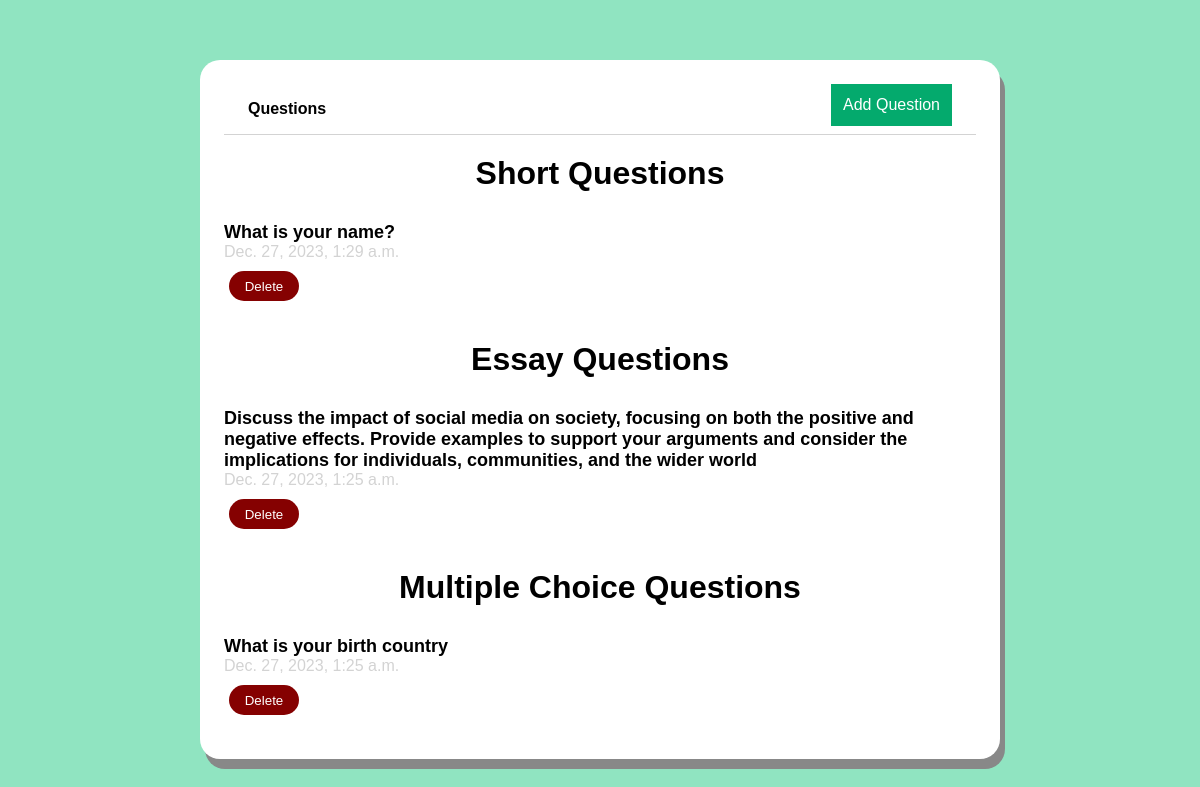
The app's page /, older data.
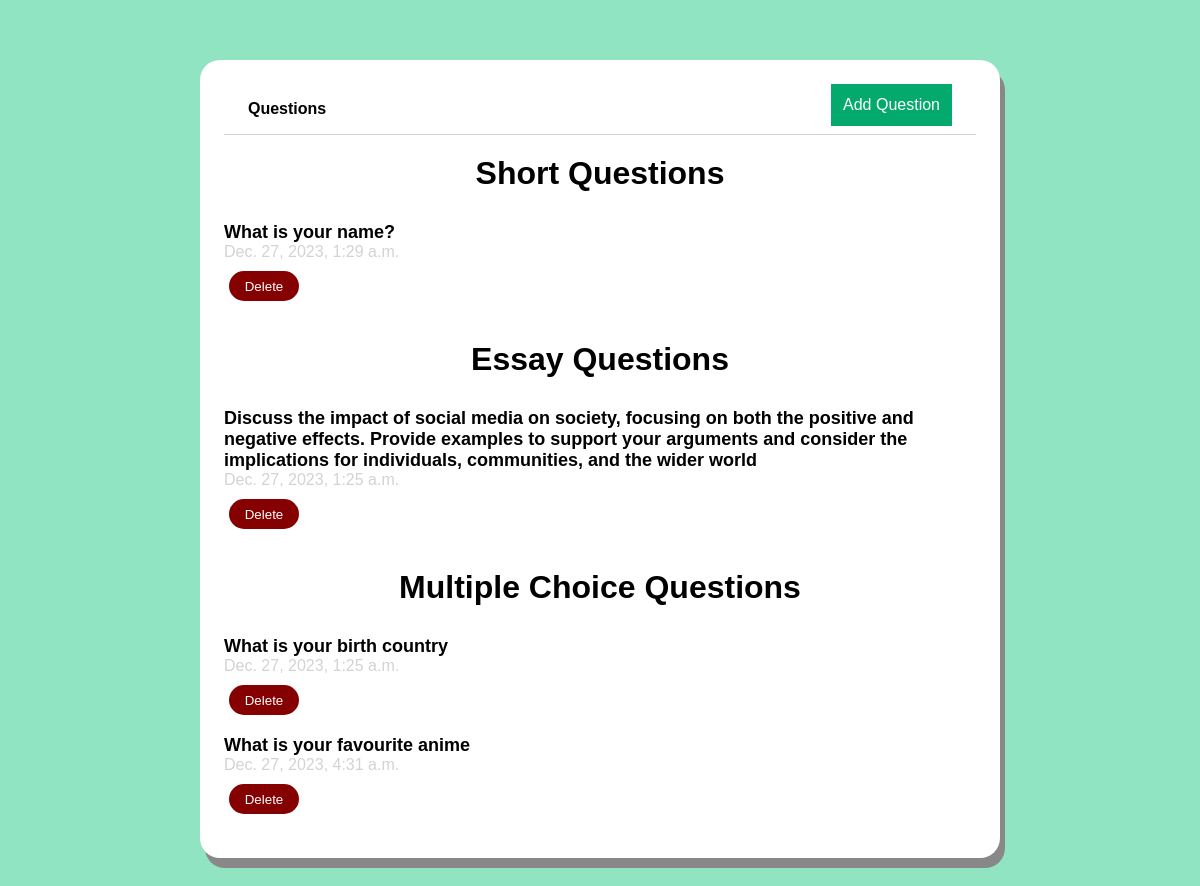
The same page, newer data.
### questions/models.py (models this page shows, shortened)
class ShortQuestion(models.Model):
    category = models.ForeignKey(Question, null=True, on_delete=models.CASCADE)
    question = models.CharField(max_length=10000)
    created_at = models.DateTimeField(auto_now_add=True)
    updated_at = models.DateTimeField(auto_now=True)

class EssayQuestion(models.Model):
    category = models.ForeignKey(Question, null=True, on_delete=models.CASCADE)
    question = models.CharField(max_length=10000)
    created_at = models.DateTimeField(auto_now_add=True)
    updated_at = models.DateTimeField(auto_now=True)

class MultiChoiceQuestion(models.Model):
    category = models.ForeignKey(Question, null=True, on_delete=models.CASCADE)
    question = models.CharField(max_length=10000)
    created_at = models.DateTimeField(auto_now_add=True)
    updated_at = models.DateTimeField(auto_now=True)

### questions/views.py (the view)
# urls.py: path('', views.index, name = "index"),
def index(request):
    shortQuestions = ShortQuestion.objects.all().order_by('created_at')
    multiChoiceQuestions = MultiChoiceQuestion.objects.all().order_by('created_at')
    essayQuestions = EssayQuestion.objects.all().order_by('created_at')
    context = {
        'shortQuestions' : shortQuestions,
        'essayQuestions' : essayQuestions,
        'multiChoiceQuestions' : multiChoiceQuestions,
    }
    return render(request, 'index.html', context)

### questions/templates/index.html
{% extends 'layouts/page.html' %}
{% block content %}
<div class="page">
<h1 class="title">Short Questions</h1>
{% for  question in shortQuestions %}
<div class = "question-items">
    <a href="{% url 'short-question' question.id %}">
        <p class="question-item-title">
            {{question.question}}
        </p>
        <p class="question-created-at">
            {{question.created_at}}
        </p>
    </a>
    <a href="{% url 'delete-short-question' question.id %}">
        <button type="button" class="delete-button">Delete</button>
    </a>
</div>
{% endfor %}
<h1 class="title">Essay Questions</h1>
{% for  question in essayQuestions %}
<div class = "question-items">
    <a href="{% url 'essay-question' question.id %}">
        <p class="question-item-title">
            {{question.question}}
        </p>
        <p class="question-created-at">
            {{question.created_at}}
        </p>
    </a>
    <a href="{% url 'delete-essay-question' question.id %}">
        <button type="button" class="delete-button">Delete</button>
    </a>
</div>
{% endfor %}
<h1 class="title">Multiple Choice Questions</h1>
{% for  question in multiChoiceQuestions %}
<div class = "question-items">
    <a href="{% url 'mcq-question' question.id %}">
        <p class="question-item-title">
            {{question.question}}
        </p>
        <p class="question-created-at">
            {{question.created_at}}
        </p>
    </a>
    <a href="{% url 'delete-mcq' question.id %}">
        <button type="button" class="delete-button">Delete</button>
    </a>
</div>
{% endfor %}
</div>
{% endblock %}

Row changes from the older to the newer data that the page shows:
added MultiChoiceQuestion: question "What is your favourite anime", created_at "Dec. 27, 2023, 4:31 a.m."
